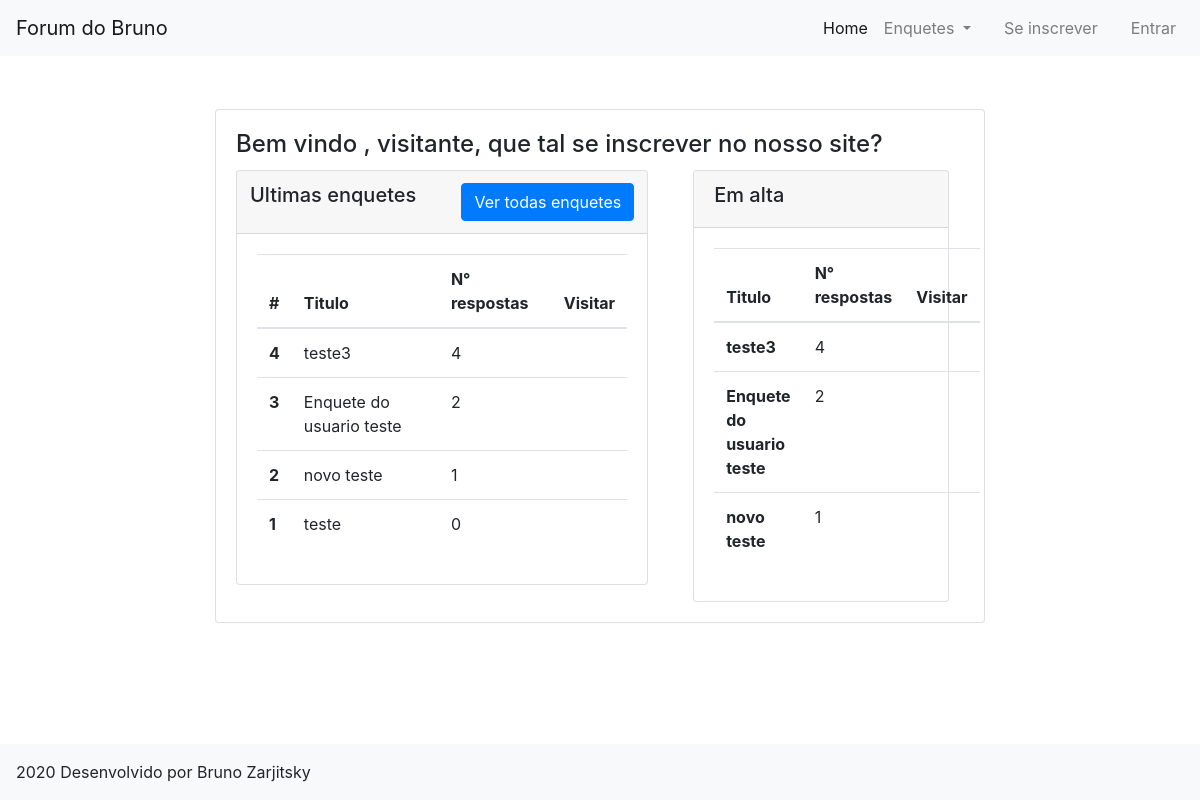
The page / on the database its author committed.
### siteForum/models.py (models this page shows, shortened)
class enquete(models.Model):
    titulo = models.CharField(max_length=200)
    descricao = models.TextField(default="")
    tipo = models.ManyToManyField(tipo, blank=True)
    dono = models.ForeignKey(User, on_delete=models.CASCADE, default="", blank=True, null=True)
    class Meta:
        verbose_name = "Enquete"
        verbose_name_plural = "Enquetes"

### siteForum/views.py (the view)
# urls.py: path("", views.Index, name = "Index"),
def Index(request):
    enquetes = enquete.objects.all()
    enquetesLista = []
    emAlta = [{"enquete": enquetes[0], "qtdRespostas": 0}, {"enquete": enquetes[1], "qtdRespostas": 0}, {"enquete": enquetes[2], "qtdRespostas": 0}]
    emAltaPlacehold = [0, 0, 0]
    for i in enquetes:
        qtdRespostas = len(resposta.objects.filter(pergunta=i))
        if qtdRespostas >= emAltaPlacehold[0]:
            emAltaPlacehold[0] = qtdRespostas
            emAlta[2] = emAlta[1]
            emAlta[1] = emAlta[0]
            emAlta[0] = {"enquete": i, "qtdRespostas": qtdRespostas}
        enquetesLista.append({"enquete": i, "qtdRespostas": qtdRespostas})
    ultimas = enquetesLista[0:20][::-1]
    return render(request, "index.html", {"background": "background"+str(randint(1,3))+".jpg", "ultimas": ultimas,
                                            "emAlta": emAlta})

### templates/index.html (shortened to what this page needs)
{% extends 'base_page.html' %}
{% load static %}
{% block content %}
<div class = "row justify-content-center" style="padding-top: 5%;">
    <div class = "col-md-2"></div>
    <div class = "col-md-8">
        <div class = "card">
            <div class="card-body">
                <h4 class = "card-title">Bem vindo{%if user.is_authenticated %}
                                                 de volta, {{user}}
                                            {% else %}
                                            , visitante, que tal se inscrever no nosso site?
                                            {% endif %}</h4>
                <div class = "row">
                    <div class = "col-md-7">
                        <div class = "card">
                            <div class = "card-header">
                                <div class = "row pl-2 pr-2">
                                    <h5>Ultimas enquetes</h5>
                                    <div class = "ml-auto">
                                        <a href = "{% url 'Enquetes' %}" type="button" class="btn btn-primary">Ver todas enquetes</a>
                                    </div>
                                </div>
                            </div>
                            <div class = "card-body">
                                <table class="table table-hover">
                                    <thead>
                                        <tr>
                                            <th scope="col">#</th>
                                            <th scope="col">Titulo</th>
                                            <th scope="col">N° respostas</th>
                                            <th scope="col">Visitar</th>
                                        </tr>
                                    </thead>
                                    <tbody>
                                        {% for autos in ultimas %}
                                        <tr>
                                            <th scope="row">{{autos.enquete.id}}</th>
                                            <td>{{autos.enquete.titulo}}</td>
                                            <td>{{autos.qtdRespostas}}</td>
                                            <td><a href = "{% url 'EnqueteDetalhe' id=autos.enquete.id %}"><i class="fas fa-directions"></i></a></td>
                                        </tr>
                                        {% endfor %}
                                    </tbody>
                                </table>
                            </div>
                        </div>
                    </div>
                    <div class = "col-md-5">
                        <div class = "col-md-12">
                            <div class = "card">
                                <div class = "card-header">
                                    <h5>Em alta</h5>
                                </div>
                                <div class = "card-body">
                                    <table class="table table-hover">
                                        <thead>
                                            <tr>
                                                <th scope="col">Titulo</th>
                                                <th scope="col">N° respostas</th>
                                                <th scope="col">Visitar</th>
                                            </tr>
                                        </thead>
                                        <tbody>
                                            {% for autos in emAlta %}
                                                <tr>
                                                    <th scope="row">{{autos.enquete.titulo}}</th>
                                                    <td>{{autos.qtdRespostas}}</td>
                                                    <td><a href = "{% url 'EnqueteDetalhe' id=autos.enquete.id %}"><i class="fas fa-directions"></i></a></td>
                                                </tr>
                                            {% endfor %}
                                        </tbody>
                                    </table>
                                </div>
                            </div>
                        </div>
                    </div>
                </div>
            </div>
        </div>
    </div>
    <div class = "col-md-2"></div>
</div>
{% endblock %}

### rows shown on the page
enquete: enquete.id "4", enquete.titulo "teste3", qtdRespostas "4"
enquete: enquete.id "3", enquete.titulo "Enquete do usuario teste", qtdRespostas "2"
enquete: enquete.id "2", enquete.titulo "novo teste", qtdRespostas "1"
enquete: enquete.id "1", enquete.titulo "teste", qtdRespostas "0"
